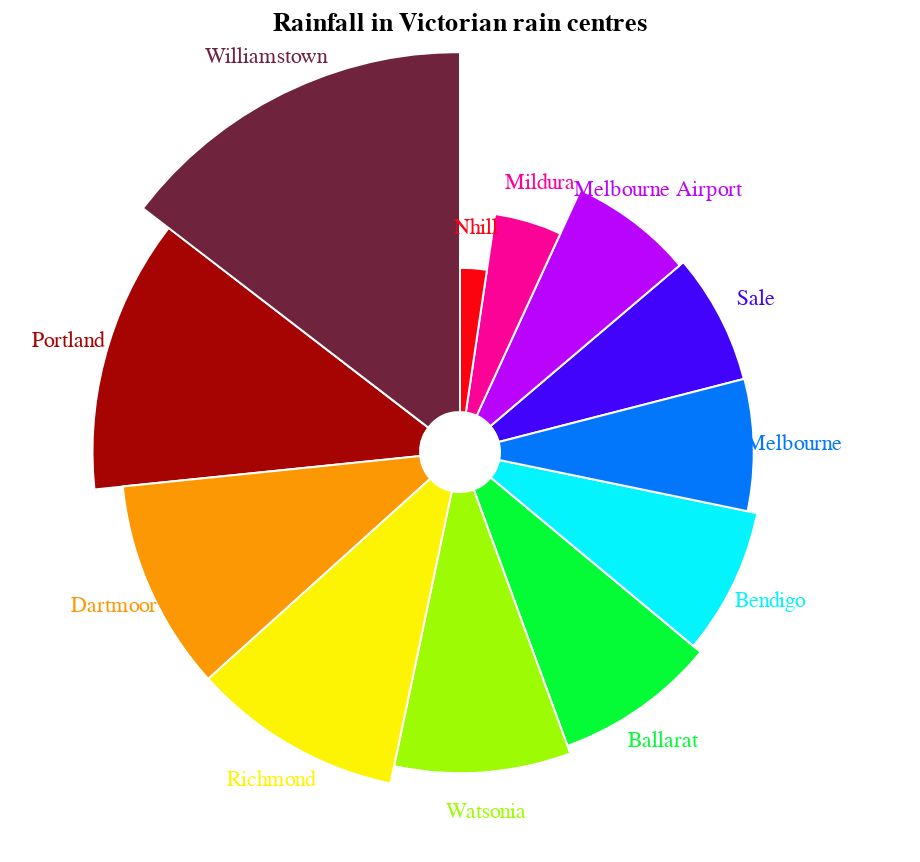

Vega-Lite specification for this chart:
### Vega-Lite specification from a JSON file in a GitHub repository (floating-point values rounded to 4 significant figures)
{"$schema": "https://vega.github.io/schema/vega-lite/v5.json", "width": 450, "height": 400, "title": "Rainfall in Victorian rain centres", "description": "A simple radial chart with embedded data.", "data": {"values": [{"category": "Ballarat", "value": 527}, {"category": "Bendigo", "value": 491}, {"category": "Sale", "value": 453}, {"category": "Melbourne Airport", "value": 436}, {"category": "Melbourne", "value": 455}, {"category": "Mildura", "value": 284}, {"category": "Nhill", "value": 147}, {"category": "Portland", "value": 758}, {"category": "Watsonia", "value": 558}, {"category": "Dartmoor", "value": 632}, {"category": "Williamstown", "value": 916}, {"category": "Richmond", "value": 631}]}, "layer": [{"mark": {"type": "arc", "innerRadius": 20, "stroke": "#fff", "color": {"scale": {"scheme": "#000000"}}}}, {"mark": {"type": "text", "radiusOffset": 20, "color": {"field": "category", "type": "nominal", "scale": {"scheme": "#000000"}}}, "encoding": {"text": {"field": "category", "type": "nominal", "color": {"field": "category", "type": "nominal", "scale": {"scheme": "#000000"}}}}}], "encoding": {"theta": {"field": "value", "type": "quantitative", "stack": true}, "radius": {"field": "value", "scale": {"type": "sqrt", "zero": true, "rangeMin": 20}}, "color": {"field": "value", "type": "nominal", "scale": {"range": ["#fc030f", "#fc0398", "#ba03fc", "#4103fc", "#0377fc", "#03f4fc", "#03fc35", "#9dfc03", "#fcf403", "#fc9803", "#a60303", "#70233d"]}, "legend": null}, "tooltip": [{"field": "value", "title": "Rainfall (mm)"}]}}
